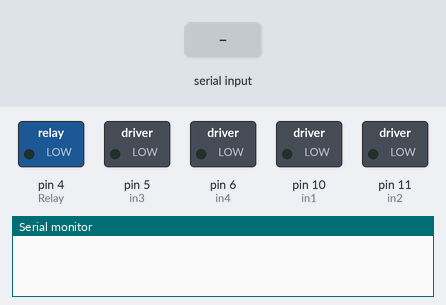
The sketch below on a simulated Arduino Uno, built with avr-gcc and run on an emulated ATmega328P. On the bench: switched loads named in the sketch (green lamp = pin HIGH), the last lines printed to the serial monitor. Inputs (shaded band) come from the test bench.

Above: at 1.2 s.
1.3 s: "1" received over Serial
At 2.8 s:
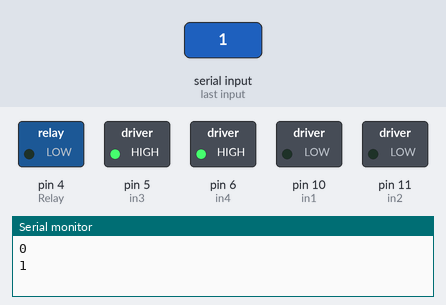
3.1 s: "2\n" received over the second serial link
At 4.3 s:
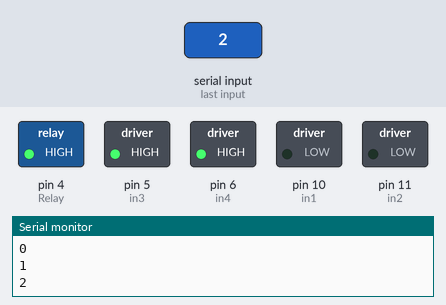
6.1 s: "4\n" received over the second serial link
At 7.7 s:
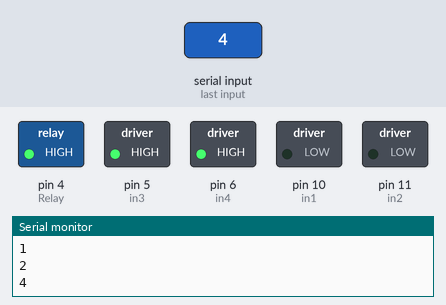
8.0 s: "1" received over Serial
At 10.8 s:
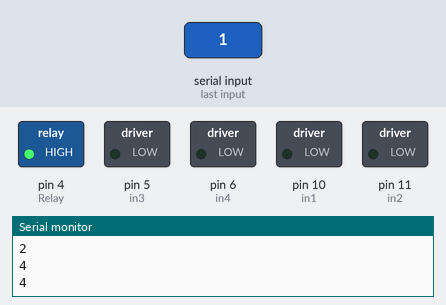
Timing chart, 0 to 16.0 s (numbered marks = the images above; inputs shaded):
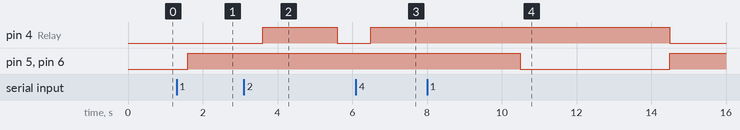

Measured:
- after the input at 1.3 s, pin 5 (in3), pin 6 (in4): LOW → HIGH after 0.30 s
- after the input at 3.1 s, pin 4 (Relay): LOW → HIGH after 0.50 s, → LOW 2.0 s later
- after the input at 6.1 s, pin 4 (Relay): LOW → HIGH after 0.40 s
- after the input at 8.0 s, pin 4 (Relay): HIGH → LOW after 6.5 s instead of 2.5 s; pin 5 (in3), pin 6 (in4): HIGH → LOW after 2.5 s, → HIGH 4.0 s later

The sketch:

_Arduino_sketch.ino
```cpp
#include <SoftwareSerial.h>
SoftwareSerial Blue(3, 2);

long int data;
// MOTOR1 PINS
int in1 = 10;
int in2 = 11;
// MOTOR2 PINS
int in3 = 5;
int in4 = 6;

long int password1 = 92; // Start
long int password2 = 79; // Stop
int Relay = 4;

bool isStarted = false; // Flag to indicate if the motor is started
bool isPump=true;
bool isPump4=true;
int isPump8=true;
int receivedtimer;
void setup()
{
  stop();

  pinMode(in1, OUTPUT);
  pinMode(in2, OUTPUT);
  pinMode(in3, OUTPUT);
  pinMode(in4, OUTPUT);
  pinMode(Relay, OUTPUT);

  Serial.begin(9600);
  Blue.begin(9600);
}

void loop()
{

  if (Serial.available() > 0)
  {
    char command = Serial.read();
    if (command == '1')
    {
      stop();
      waterpump();
      move();
      isStarted = true;
    }
    Serial.println(command);
  }

  if (Blue.available() > 0)
  {
    data = Blue.parseInt();

  }
  delay(400);

  if (isStarted)
  {
    if (data == password2)
    {
      stop();
      Serial.println("stop");
      isStarted = false;
    }
  }
  else
  {
    if (data == password1)
    {
      move();
      Serial.println("start");
      isStarted = true;
    }
  }
  if(isPump){
    if(data==2){
      waterpump();
      isPump=false;
    }
  }
     if(isPump4){
    if(data==4){
      waterpump();
      isPump4=false;
    }
     }
    if(isPump8){
    if(data==8){
      waterpump();
      isPump8=false;
    }
  }
}

void move()
{
  digitalWrite(in1, LOW);
  digitalWrite(in2, LOW);
  digitalWrite(in3, HIGH);
  digitalWrite(in4, HIGH);
}

void stop()
{
  digitalWrite(in1, LOW);
  digitalWrite(in2, LOW);
  digitalWrite(in3, LOW);
  digitalWrite(in4, LOW);
}

void waterpump()
{
  // Process the received timer value
  // Example: Print the received value to the Serial monitor
  Serial.println(data);
  switch (data)
  {
    case 2: // watering time 2s
      digitalWrite(Relay, HIGH);
      delay(2000);
      digitalWrite(Relay, LOW);
      break;
    case 4: // watering time 4s
      digitalWrite(Relay, HIGH);
      delay(4000);
      digitalWrite(Relay, LOW);
      break;
    case 8: // watering time 30s
      digitalWrite(Relay, HIGH);
      delay(8000);
      digitalWrite(Relay, LOW);
      break;
    default:
      digitalWrite(Relay, LOW);
  }
}
```
